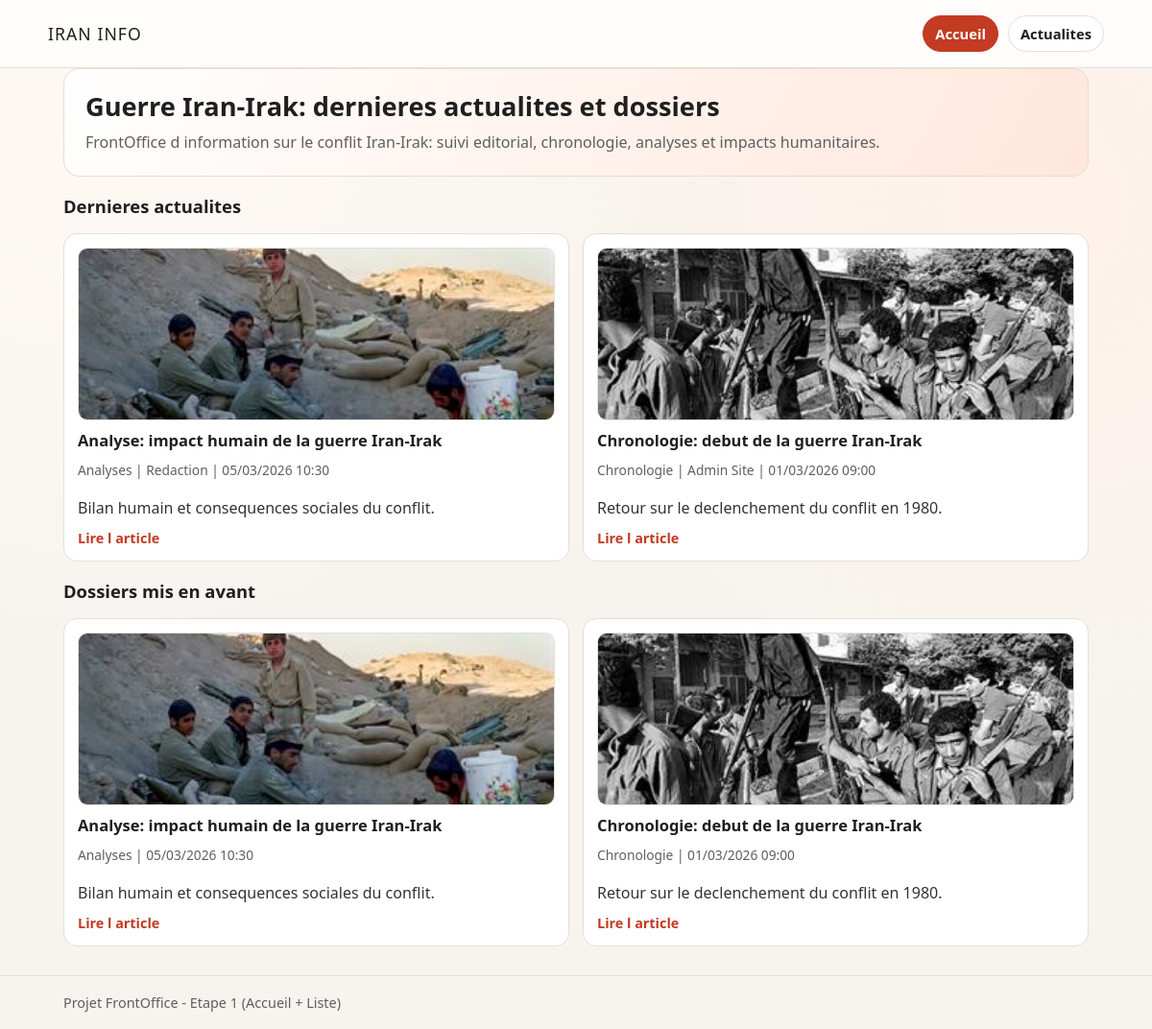
The page / on the database its author committed.
### tables this page shows
CREATE TABLE articles (
  id BIGINT UNSIGNED AUTO_INCREMENT PRIMARY KEY,
  conflict_id BIGINT UNSIGNED NULL,
  category_id BIGINT UNSIGNED NOT NULL,
  author_id BIGINT UNSIGNED NOT NULL,
  title VARCHAR(220) NOT NULL,
  slug VARCHAR(240) NOT NULL UNIQUE,
  excerpt TEXT NOT NULL,
  content LONGTEXT NOT NULL,
  cover_image_url VARCHAR(255) NULL,
  cover_image_alt VARCHAR(255) NULL,
  status ENUM('draft', 'published', 'archived') NOT NULL DEFAULT 'draft',
  published_at DATETIME NULL,
  created_at TIMESTAMP NOT NULL DEFAULT CURRENT_TIMESTAMP,
  updated_at TIMESTAMP NOT NULL DEFAULT CURRENT_TIMESTAMP ON UPDATE CURRENT_TIMESTAMP,
  CONSTRAINT fk_articles_conflict FOREIGN KEY (conflict_id) REFERENCES conflicts(id) ON DELETE SET NULL,
  CONSTRAINT fk_articles_category FOREIGN KEY (category_id) REFERENCES categories(id) ON DELETE RESTRICT,
  CONSTRAINT fk_articles_author FOREIGN KEY (author_id) REFERENCES users(id) ON DELETE RESTRICT,
  INDEX idx_articles_status_published (status, published_at),
  INDEX idx_articles_category (category_id)
);

CREATE TABLE categories (
  id BIGINT UNSIGNED AUTO_INCREMENT PRIMARY KEY,
  name VARCHAR(120) NOT NULL,
  slug VARCHAR(140) NOT NULL UNIQUE,
  description TEXT NULL,
  created_at TIMESTAMP NOT NULL DEFAULT CURRENT_TIMESTAMP,
  updated_at TIMESTAMP NOT NULL DEFAULT CURRENT_TIMESTAMP ON UPDATE CURRENT_TIMESTAMP
);

CREATE TABLE users (
  id BIGINT UNSIGNED AUTO_INCREMENT PRIMARY KEY,
  full_name VARCHAR(120) NOT NULL,
  email VARCHAR(160) NOT NULL UNIQUE,
  password_hash VARCHAR(255) NOT NULL,
  role ENUM('admin', 'editor', 'author') NOT NULL DEFAULT 'author',
  is_active TINYINT(1) NOT NULL DEFAULT 1,
  created_at TIMESTAMP NOT NULL DEFAULT CURRENT_TIMESTAMP,
  updated_at TIMESTAMP NOT NULL DEFAULT CURRENT_TIMESTAMP ON UPDATE CURRENT_TIMESTAMP
);

### package/function/db.php (called while the page is built, shortened)
<?php
function getDbConnection(): PDO
{
    $host = getenv('DB_HOST') ?: '127.0.0.1';
    $port = getenv('DB_PORT') ?: '3306';
    $database = getenv('DB_DATABASE') ?: 'iran_info_site';
    $user = getenv('DB_USER') ?: 'app_user';
    $password = getenv('DB_PASSWORD') ?: 'app_password';
    $dsn = sprintf('mysql:host=%s;port=%s;dbname=%s;charset=utf8mb4', $host, $port, $database);
    $options = [
        PDO::ATTR_ERRMODE => PDO::ERRMODE_EXCEPTION,
        PDO::ATTR_DEFAULT_FETCH_MODE => PDO::FETCH_ASSOC,
        PDO::ATTR_EMULATE_PREPARES => false,
    ];
    $pdo = new PDO($dsn, $user, $password, $options);
    return $pdo;
}

### package/function/models/FrontOfficeModel.php (called while the page is built, shortened)
<?php
require_once __DIR__ . '/../db.php';
final class FrontOfficeModel
{
    private PDO $db;
    public function __construct(?PDO $db = null)
    {
        $this->db = $db ?? getDbConnection();
    }
    public function getHomePageData(int $latestLimit = 6, int $featuredLimit = 3): array
    {
        $latestLimit = max(1, min($latestLimit, 30));
        $featuredLimit = max(1, min($featuredLimit, 30));
        $conflictId = $this->getFrontConflictId();
        $latestSql = '
            SELECT a.id, a.title, a.slug, a.excerpt, a.cover_image_url, a.cover_image_alt, a.published_at,
                   c.id AS category_id, c.name AS category_name, c.slug AS category_slug,
                   u.id AS author_id, u.full_name AS author_name
            FROM articles a
            INNER JOIN categories c ON c.id = a.category_id
            INNER JOIN users u ON u.id = a.author_id
            WHERE a.status = :status
              AND a.conflict_id = :conflict_id
            ORDER BY a.published_at DESC
            LIMIT :limit
        ';
        $latestStmt = $this->db->prepare($latestSql);
        $latestStmt->bindValue(':status', 'published');
        $latestStmt->bindValue(':conflict_id', $conflictId, PDO::PARAM_INT);
        $latestStmt->bindValue(':limit', $latestLimit, PDO::PARAM_INT);
        $latestStmt->execute();
        $featuredSql = '
            SELECT a.id, a.title, a.slug, a.excerpt, a.cover_image_url, a.cover_image_alt, a.published_at,
                   c.id AS category_id, c.name AS category_name, c.slug AS category_slug
            FROM articles a
            INNER JOIN categories c ON c.id = a.category_id
            WHERE a.status = :status
                            AND a.conflict_id = :conflict_id
              AND c.slug IN ("analyses", "chronologie", "diplomatie")
            ORDER BY a.published_at DESC
            LIMIT :limit
        ';
        $featuredStmt = $this->db->prepare($featuredSql);
        $featuredStmt->bindValue(':status', 'published');
                $featuredStmt->bindValue(':conflict_id', $conflictId, PDO::PARAM_INT);
        $featuredStmt->bindValue(':limit', $featuredLimit, PDO::PARAM_INT);
        $featuredStmt->execute();
        return [
            'latest_articles' => $latestStmt->fetchAll() ?: [],
            'featured_dossiers' => $featuredStmt->fetchAll() ?: [],
        ];
    }
    private function getFrontConflictId(): ?int
    {
        $stmt = $this->db->prepare('SELECT id FROM conflicts WHERE slug = :slug LIMIT 1');
        $stmt->bindValue(':slug', self::FRONT_CONFLICT_SLUG);
        $stmt->execute();
        $row = $stmt->fetch();
        $this->frontConflictId = $row ? (int) $row['id'] : 0;
        return $this->frontConflictId > 0 ? $this->frontConflictId : null;
    }
}

### package/modules.php (the view, shortened to what this page needs)
<?php
function e(string $value): string
{
	return htmlspecialchars($value, ENT_QUOTES, 'UTF-8');
}
function formatDate(?string $date): string
{
	$timestamp = strtotime($date);
	return date('d/m/Y H:i', $timestamp);
}
function buildNewsUrl(int $page): string
{
	if ($page <= 1) {
		return '/actualites.html';
	}
	return '/actualites-' . $page . '.html';
}
function buildArticleUrl(string $slug): string
{
	$slug = trim($slug);
	return '/article/' . rawurlencode($slug) . '.html';
}
function getPreferredImageSource(array $article): string
{
	$slug = (string) ($article['slug'] ?? '');
	$localBySlug = [
		'chronologie-debut-guerre-iran-irak' => '/package/assets/images/real/chronologie-khorramshahr.jpg',
		'analyse-impact-humain-guerre-iran-irak' => '/package/assets/images/real/impact-humain-defapress.jpg',
		'diplomatie-regionale-discussions-recentes' => '/package/assets/images/real/diplomatie-iran-turquie.jpg',
		'actualites-nouvelles-sanctions-energie-iran' => '/package/assets/images/real/diplomatie-iran-turquie.jpg',
		'humanitaire-aide-medicale-zones-frontalieres' => '/package/assets/images/real/impact-humain-defapress.jpg',
		'diplomatie-reprise-negociations-indirectes-oman' => '/package/assets/images/real/diplomatie-iran-turquie.jpg',
		'analyse-cybersecurite-infrastructures-critiques-iran' => '/package/assets/images/real/diplomatie-iran-turquie.jpg',
		'actualites-tensions-maritimes-golfe' => '/package/assets/images/real/chronologie-khorramshahr.jpg',
	];
	if (isset($localBySlug[$slug])) {
		return $localBySlug[$slug];
	}
	return '/package/assets/images/real/impact-humain-defapress.jpg';
}
function buildLocalVariantImageUrl(string $sourceUrl, int $targetWidth): ?string
{
	$path = parse_url($sourceUrl, PHP_URL_PATH);
	$normalizedPath = '/' . ltrim($path, '/');
	$publicPrefix = '/package/assets/images/real/';
	$fileName = basename($normalizedPath);
	if (!preg_match('/^(.+?)(?:-(320|520|760))?\\.jpg$/', $fileName, $matches)) {
		return $normalizedPath;
	}
	$baseName = $matches[1];
	$availableSizes = [320, 520, 760];
	$selectedSize = 760;
	foreach ($availableSizes as $size) {
		if ($targetWidth <= $size) {
			$selectedSize = $size;
			break;
		}
	}
	$variantPublicPath = $publicPrefix . $baseName . '-' . $selectedSize . '.jpg';
	$variantFilePath = __DIR__ . '/assets/images/real/' . $baseName . '-' . $selectedSize . '.jpg';
	if (is_file($variantFilePath)) {
		return $variantPublicPath;
	}
	return $normalizedPath;
}
function buildOptimizedImageUrl(string $sourceUrl, int $targetWidth = 760): string
{
	$sourceUrl = trim($sourceUrl);
	$targetWidth = max(120, min($targetWidth, 1600));
	$localVariant = buildLocalVariantImageUrl($sourceUrl, $targetWidth);
	if ($localVariant !== null) {
		return $localVariant;
	}
	$path = parse_url($sourceUrl, PHP_URL_PATH);
	$relativePath = ltrim($path, '/');
	$commonsPrefix = 'wikipedia/commons/';
	$originalPath = substr($relativePath, strlen($commonsPrefix));
	$segments = explode('/', $originalPath);
	$fileName = rawurldecode((string) end($segments));
	$directory = implode('/', array_slice($segments, 0, -1));
	$fileNameEncoded = rawurlencode($fileName);
	return 'https://upload.wikimedia.org/wikipedia/commons/thumb/'
		. $directory
		. '/'
		. $fileNameEncoded
		. '/'
		. $targetWidth
		. 'px-'
		. $fileNameEncoded;
}
$articleSlug = trim((string) ($_GET['slug'] ?? ''));
$view = 'home';
$currentPage = max(1, (int) ($_GET['p'] ?? 1));
$homeData = ['latest_articles' => [], 'featured_dossiers' => []];
try {
	$frontOfficeModel = new FrontOfficeModel();
	if ($view === 'home') {
		$homeData = $frontOfficeModel->getHomePageData(6, 3);
	} elseif ($view === 'actualites') {
		$newsData = $frontOfficeModel->getArticlesPage($currentPage, 6);
	} else {
		$articleData = $frontOfficeModel->getArticleDetailBySlug($articleSlug);
	}
} catch (Throwable $exception) {
	$errorMessage = 'Erreur de connexion ou de lecture des donnees: ' . $exception->getMessage();
}
$homeUrl = '/';
$newsUrl = buildNewsUrl(1);
$styleUrl = '/package/assets/css/style.css';
?>
<!DOCTYPE html>
<html lang="fr">
<head>
	<link rel="stylesheet" href="<?php echo e($styleUrl); ?>">
</head>
<body>
	<header>
		<div class="wrap topbar">
			<p class="brand"><a href="<?php echo e($homeUrl); ?>">Iran Info</a></p>
			<nav>
				<a class="nav-link <?php echo $view === 'home' ? 'active' : ''; ?>" href="<?php echo e($homeUrl); ?>">Accueil</a>
				<a class="nav-link <?php echo ($view === 'actualites' || $view === 'article') ? 'active' : ''; ?>" href="<?php echo e($newsUrl); ?>">Actualites</a>
			</nav>
		</div>
	</header>
	<main class="wrap">
		<?php if ($view === 'home'): ?>
			<section class="hero">
				<h1>Guerre Iran-Irak: dernieres actualites et dossiers</h1>
				<p>FrontOffice d information sur le conflit Iran-Irak: suivi editorial, chronologie, analyses et impacts humanitaires.</p>
			</section>
			<section>
				<h2 class="section-title">Dernieres actualites</h2>
				<div class="grid">
					<?php foreach ($homeData['latest_articles'] as $article): ?>
						<article class="card">
							<?php $coverUrl = getPreferredImageSource($article); ?>
							<?php $coverAlt = (string) ($article['cover_image_alt'] ?? $article['title'] ?? 'Image article'); ?>
							<?php if ($coverUrl !== ''): ?>
								<?php $coverHomeUrl = buildOptimizedImageUrl($coverUrl, 320); ?>
								<img
									class="card-image"
									src="<?php echo e($coverHomeUrl); ?>"
									srcset="<?php echo e($coverHomeUrl); ?> 320w"
									sizes="320px"
									width="320"
									height="180"
									alt="<?php echo e($coverAlt); ?>"
									loading="lazy"
									decoding="async"
								>
							<?php endif; ?>
							<h3><a class="card-title-link" href="<?php echo e(buildArticleUrl((string) $article['slug'])); ?>"><?php echo e((string) $article['title']); ?></a></h3>
							<div class="meta">
								<?php echo e((string) $article['category_name']); ?> | <?php echo e((string) $article['author_name']); ?> | <?php echo e(formatDate((string) $article['published_at'])); ?>
							</div>
							<p class="excerpt"><?php echo e((string) $article['excerpt']); ?></p>
							<a class="card-read" href="<?php echo e(buildArticleUrl((string) $article['slug'])); ?>">Lire l article</a>
						</article>
					<?php endforeach; ?>
				</div>
			</section>
			<section>
				<h2 class="section-title">Dossiers mis en avant</h2>
				<div class="grid">
					<?php foreach ($homeData['featured_dossiers'] as $article): ?>
						<article class="card">
							<?php $coverUrl = getPreferredImageSource($article); ?>
							<?php $coverAlt = (string) ($article['cover_image_alt'] ?? $article['title'] ?? 'Image article'); ?>
							<?php if ($coverUrl !== ''): ?>
								<?php $coverHomeUrl = buildOptimizedImageUrl($coverUrl, 320); ?>
								<img
									class="card-image"
									src="<?php echo e($coverHomeUrl); ?>"
									srcset="<?php echo e($coverHomeUrl); ?> 320w"
									sizes="320px"
									width="320"
									height="180"
									alt="<?php echo e($coverAlt); ?>"
									loading="lazy"
									decoding="async"
								>
							<?php endif; ?>
							<h3><a class="card-title-link" href="<?php echo e(buildArticleUrl((string) $article['slug'])); ?>"><?php echo e((string) $article['title']); ?></a></h3>
							<div class="meta">
								<?php echo e((string) $article['category_name']); ?> | <?php echo e(formatDate((string) $article['published_at'])); ?>
							</div>
							<p class="excerpt"><?php echo e((string) $article['excerpt']); ?></p>
							<a class="card-read" href="<?php echo e(buildArticleUrl((string) $article['slug'])); ?>">Lire l article</a>
						</article>
					<?php endforeach; ?>
				</div>
			</section>
		<?php endif; ?>
	</main>
	<footer>
		<div class="wrap">Projet FrontOffice - Etape 1 (Accueil + Liste)</div>
	</footer>
</body>
</html>

### package/assets/css/style.css (style rules this page uses)
:root { --bg: #f7f4ef; --card: #ffffff; --ink: #1f1f1f; --muted: #5f5f5f; --accent: #c23b22; --accent-soft: #ffe7dc; --line: #e8ded2; }
* { box-sizing: border-box; }
body { margin: 0; font-family: "Segoe UI", Tahoma, Geneva, Verdana, sans-serif; color: var(--ink); background: radial-gradient(circle at 10% 10%, #fff9f4 0%, transparent 40%), radial-gradient(circle at 90% 20%, #fff2ea 0%, transparent 40%), var(--bg); }
header { border-bottom: 1px solid var(--line); background: #fffdfb; position: sticky; top: 0; z-index: 5; }
.wrap { max-width: 1100px; margin: 0 auto; padding: 0 16px; }
.topbar { display: flex; align-items: center; justify-content: space-between; gap: 12px; padding: 16px 0; }
.brand { margin: 0; font-size: 1.1rem; letter-spacing: 0.06em; text-transform: uppercase; }
.brand a { color: inherit; text-decoration: none; }
nav { display: flex; gap: 10px; }
.nav-link { text-decoration: none; color: var(--ink); border: 1px solid var(--line); padding: 8px 12px; border-radius: 999px; font-weight: 600; font-size: 0.92rem; background: #fff; }
.nav-link.active { background: var(--accent); border-color: var(--accent); color: #fff; }
main { padding: 30px 0 40px; }
.hero { background: linear-gradient(120deg, #fff, var(--accent-soft)); border: 1px solid var(--line); border-radius: 16px; padding: 22px; margin-bottom: 18px; }
.hero h1 { margin: 0 0 8px; font-size: 1.7rem; line-height: 1.25; }
.hero p { margin: 0; color: var(--muted); line-height: 1.55; }
.grid { display: grid; grid-template-columns: repeat(auto-fit, minmax(250px, 1fr)); gap: 14px; margin-top: 16px; }
.card { background: var(--card); border: 1px solid var(--line); border-radius: 14px; padding: 14px; display: flex; flex-direction: column; gap: 10px; }
.card-image { width: 100%; aspect-ratio: 16 / 9; max-height: 220px; object-fit: cover; border-radius: 10px; border: 1px solid var(--line); background: #f2eee8; }
.card h3 { margin: 0; font-size: 1.03rem; line-height: 1.35; }
.card-title-link { color: inherit; text-decoration: none; }
.meta { color: var(--muted); font-size: 0.86rem; margin-bottom: 8px; }
.excerpt { margin: 0; line-height: 1.5; color: #333; }
.card-read { margin-top: auto; align-self: flex-start; text-decoration: none; color: var(--accent); font-weight: 700; font-size: 0.9rem; }
.section-title { margin: 18px 0 10px; font-size: 1.15rem; }
footer { border-top: 1px solid var(--line); color: var(--muted); font-size: 0.9rem; padding: 18px 0; margin-top: 30px; }

### rows shown on the page
articles: shows a picture, title "Analyse: impact humain de la guerre Iran-Irak", category.name "Analyses", author.full_name "Redaction", published_at "05/03/2026 10:30", excerpt "Bilan humain et consequences sociales du conflit."
articles: shows a picture, title "Chronologie: debut de la guerre Iran-Irak", category.name "Chronologie", author.full_name "Admin Site", published_at "01/03/2026 09:00", excerpt "Retour sur le declenchement du conflit en 1980."
